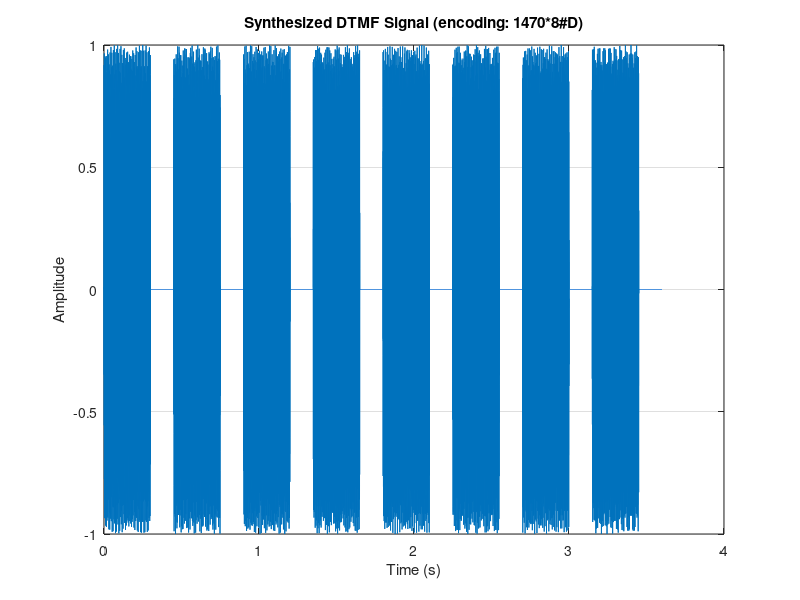
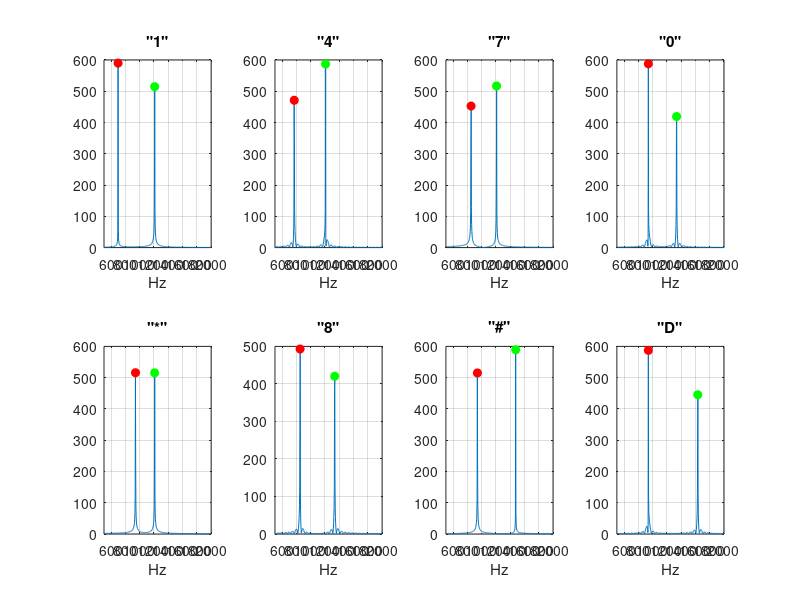

These charts were generated, in order, by the following MATLAB code: (Note: this script raises an error after producing the figures.)
clear; clc; close all;
%% 1) DTMF FREQUENCY TABLE
% Standard telephone keypad frequencies (Hz).
% Each key = one "row" (low) frequency + one "column" (high) frequency.
lowFreqs  = [697 770 852 941];             % rows
highFreqs = [1209 1336 1477 1633];         % columns
% Keypad layout matching the row/column frequencies above:
keypad = ['1' '2' '3' 'A';
          '4' '5' '6' 'B';
          '7' '8' '9' 'C';
          '*' '0' '#' 'D'];

%% 2) GENERATE A TEST DTMF SIGNAL
% Synthesize a test DTMF sequence ----
Fs = 8000;                       % Sampling frequency (Hz) -- standard for telephony
toneDuration = 0.3;              % seconds per key press
silenceDuration = 0.15;          % seconds of silence between key presses
digitsToPlay = '1470*8#D';       % the sequence we'll encode, then try to decode
x = [];
for i = 1:length(digitsToPlay)
    ch = digitsToPlay(i);
    [row, col] = find(keypad == ch);
    tTone = 0 : 1/Fs : toneDuration - 1/Fs;
    tone = sin(2*pi*lowFreqs(row)*tTone) + sin(2*pi*highFreqs(col)*tTone);
    tone = tone / max(abs(tone));   % normalize
    silence = zeros(1, round(silenceDuration*Fs));
    x = [x, tone, silence]; %#ok<AGROW>
end
x = x(:);   % column vector, like a loaded audio file
N = length(x);
t = (0:N-1)/Fs;
figure;
plot(t, x);
xlabel('Time (s)'); ylabel('Amplitude');
title(sprintf('Synthesized DTMF Signal (encoding: %s)', digitsToPlay));
grid on;

%% 3) SEGMENT THE AUDIO INTO INDIVIDUAL TONES
% Find where the signal has real energy (a tone) vs. near-silence,
% so we can isolate and decode each key press separately.
frameSize = round(0.02 * Fs);      % 20 ms frames
frameShift = frameSize;            % no overlap needed for segmentation
numFrames = floor((N - frameSize) / frameShift) + 1;
frameEnergy = zeros(numFrames, 1);
for i = 1:numFrames
    idxStart = (i-1)*frameShift + 1;
    idxEnd = idxStart + frameSize - 1;
    frameEnergy(i) = sum(x(idxStart:idxEnd).^2) / frameSize;
end
energyThreshold = 0.1 * max(frameEnergy);
isTone = frameEnergy > energyThreshold;
% Find contiguous blocks of "tone" frames -> start/end sample indices
toneSegments = [];   % [startSample, endSample]
inTone = false;
for i = 1:numFrames
    if isTone(i) && ~inTone
        segStart = (i-1)*frameShift + 1;
        inTone = true;
    elseif ~isTone(i) && inTone
        segEnd = (i-1)*frameShift;
        toneSegments = [toneSegments; segStart, segEnd]; %#ok<AGROW>
        inTone = false;
    end
end
if inTone
    toneSegments = [toneSegments; segStart, N];
end
fprintf('Detected %d tone segments in the audio.\n', size(toneSegments,1));

%% 4) FFT + FREQUENCY DETECTION + DIGIT IDENTIFICATION
% For each detected tone segment: run FFT, find the strongest peak
% near each candidate low frequency and each candidate high frequency,
% then pick whichever candidate in each group has the most energy.
% This mimics how real DTMF decoders (e.g. via the Goertzel algorithm)
% check energy at known target frequencies rather than searching blindly.
decodedDigits = '';
searchTolerance = 10;   % Hz -- allow for slight frequency error
figure;
for s = 1:size(toneSegments, 1)
    segX = x(toneSegments(s,1) : toneSegments(s,2));
    segN = length(segX);
    Yf = abs(fft(segX));
    Yf = Yf(1:floor(segN/2));
    freqAxis = (0:floor(segN/2)-1) * (Fs/segN);
    % --- Find energy at each candidate low frequency ---
    lowEnergies = zeros(1, length(lowFreqs));
    for k = 1:length(lowFreqs)
        idx = abs(freqAxis - lowFreqs(k)) <= searchTolerance;
        lowEnergies(k) = max(Yf(idx));
    end
    [~, rowIdx] = max(lowEnergies);
    % --- Find energy at each candidate high frequency ---
    highEnergies = zeros(1, length(highFreqs));
    for k = 1:length(highFreqs)
        idx = abs(freqAxis - highFreqs(k)) <= searchTolerance;
        highEnergies(k) = max(Yf(idx));
    end
    [~, colIdx] = max(highEnergies);
    detectedDigit = keypad(rowIdx, colIdx);
    decodedDigits = [decodedDigits, detectedDigit]; %#ok<AGROW>
    fprintf('Segment %d: low = %d Hz, high = %d Hz -> digit "%s"\n', ...
        s, lowFreqs(rowIdx), highFreqs(colIdx), detectedDigit);
    % Plot this segment's spectrum with detected peaks marked
    if s <= 8   % avoid an overly crowded figure for long sequences
        subplot(2,4,s);
        plot(freqAxis, Yf); hold on;
        plot(lowFreqs(rowIdx), lowEnergies(rowIdx), 'ro', 'MarkerFaceColor', 'r');
        plot(highFreqs(colIdx), highEnergies(colIdx), 'go', 'MarkerFaceColor', 'g');
        xlim([500 2000]);
        xlabel('Hz'); title(sprintf('"%s"', detectedDigit));
        grid on;
    end
end
sgtitle('Spectrum of Each Detected Tone (red=low freq, green=high freq)');

%% 5) RESULT
fprintf('\nOriginal sequence : %s\n', digitsToPlay);
fprintf('Decoded sequence  : %s\n', decodedDigits);
if strcmp(digitsToPlay, decodedDigits)
    disp('SUCCESS: Decoded sequence matches the original.');
else
    disp('MISMATCH: Decoded sequence does NOT match the original.');
end
%% ================================================================
%  DONE
% ================================================================
disp('DTMF tone detection complete.');
